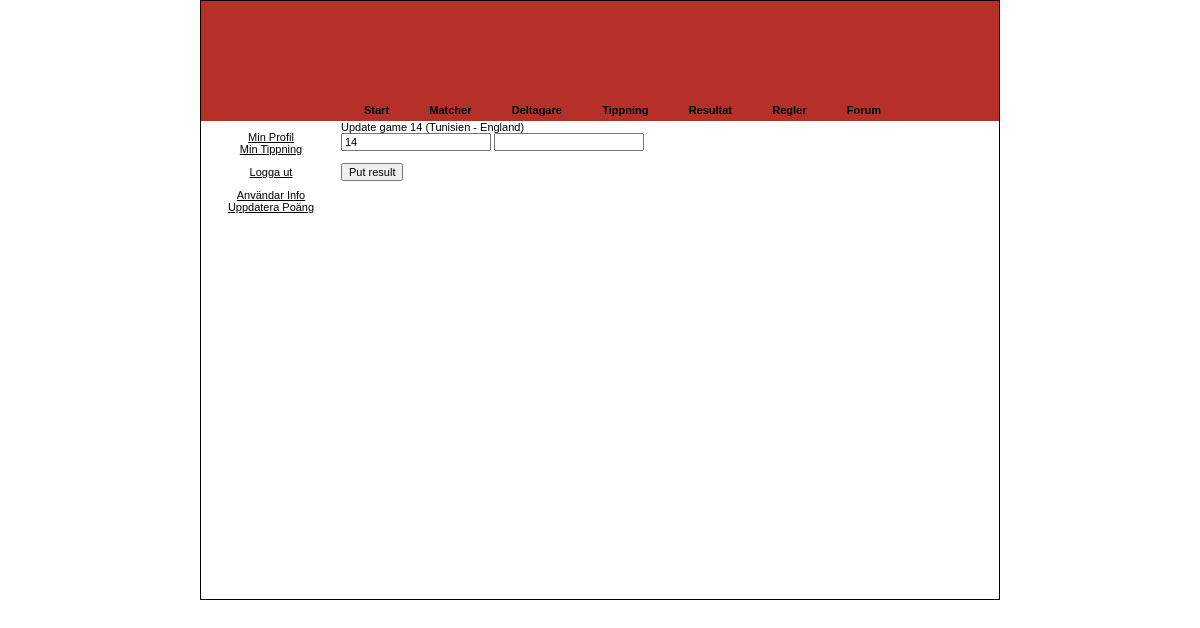
Page /index.php?sida=putresult&gameId=14 (signed in) on the earlier database version.
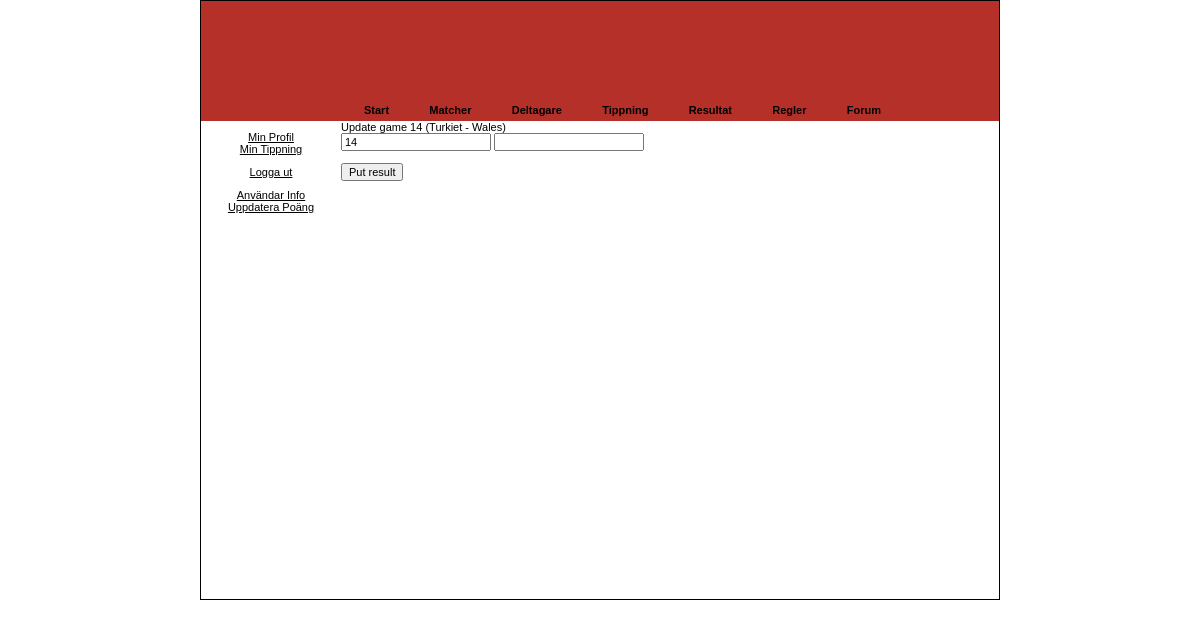
Same page on the later database version.
### tables this page shows
CREATE TABLE IF NOT EXISTS `lag` (

  `id` int(11) NOT NULL,

  `lag` varchar(5) DEFAULT NULL,

  `countryName_sv` varchar(45) DEFAULT NULL,

  `countryName_en` varchar(45) DEFAULT NULL,

  `countryShort` varchar(45) DEFAULT NULL,

  `flagImage` varchar(45) DEFAULT NULL,

  PRIMARY KEY (`id`)

);

### utils.php (called while the page is built)
<?php
function activeSession() {
	return (isset($_SESSION['permission']) && $_SESSION['permission'] != 0);
}
?>

### config.php (called while the page is built, shortened)
<?php
$dbname = "ola1_setippning";
$firstGameDate = '2021-06-11';
$cupStarted = date('Y-m-d') >= $firstGameDate;
?>

### sidor/putresult.php (the view, shortened to what this page needs)
<?php
if($_SESSION['admin']) {
	if (!isset($_POST['putresult'])) {
?>
		<form action="index.jsp?sida=putresult" method="POST">
<?php
		$gameId = $_GET['gameId'];
		$game = mysqli_query($opendb,"SELECT * FROM matcher WHERE ID = ".$gameId.";") or die(mysqli_error($opendb));
		$game = mysqli_fetch_array($game);
		$home = mysqli_query($opendb,"SELECT * FROM $dbname.lag WHERE $dbname.lag.lag = '".$game['hemma']."';") or die(mysqli_error($opendb));
		$home = mysqli_fetch_array($home);
		$gone = mysqli_query($opendb, "SELECT * FROM $dbname.lag WHERE $dbname.lag.lag = '".$game['borta']."';") or die(mysqli_error($opendb));
		$gone = mysqli_fetch_array($gone);
?>
		Update game <?=$gameId?> (<?=$home['countryName_sv'] ?> - <?=$gone['countryName_sv']?>)<br>
			<input type="text" name="gameId" value="<?=$gameId?>" />
			<input type="text" name="result"></input>
			<br>
			<br>
			<input type="submit" value="Put result" />
		</form>
<?php
	} else if (isset($_POST['gameId']) && isset($_POST['result'])){
		$gameId = $_POST['gameId'];
		$result = $_POST['result'];
		mysqli_query($opendb, "UPDATE tippning SET m".$gameId."='". strtoupper($result) ."' WHERE id = -1;") or die(mysqli_error($opendb));
		if ($gameId > $grundspel_max) {
			$newHome = $_POST['home'];
			$newGone = $_POST['gone'];
			mysqli_query($opendb, "UPDATE tippning SET m".$gameId."a='".$newHome."', m".$gameId."b='".$newGone."' WHERE id = -1;") or die(mysqli_error($opendb));
			mysqli_query($opendb, "UPDATE matcher SET hemma='".$newHome."', borta='".$newGone."' WHERE id = ".$gameId.";") or die(mysqli_error($opendb));
		}
?>
		Game <?=$gameId?> updated successfully!
		Result: <?=$result?><br>
<?php
		if ($gameId > $grundspel_max) {
?>
			Home: <?=$newHome?><br>
			Gone: <?=$newGone?><br>
<?php
		}
?>
		<br>
		<br>
		<a href="index.php?sida=update">Update points!</a> | <a href="index.jsp">Go home</a>
<?php
	}
} else {
	echo 'Permission denied!';
}
?>

### index.php (shortened to what this page needs)
<?php
	$page = (isset($_GET['sida']) ? $_GET['sida'] : 'startsida');
	include "config.php";
	include "utils.php";
?>
<html>
	<head>
		<link href="css/styles.css" rel="stylesheet" type="text/css" />
	</head>
	<body>
		<?php
		if(activeSession()) {
			$menu[0]['token'] 	= 'startsida';
			$menu[0]['text']	= 'Start';
			$menu[0]['access']	= true;
			$menu[1]['token'] 	= 'matcher';
			$menu[1]['text']	= 'Matcher';
			$menu[1]['access']	= true;
			$menu[2]['token'] 	= 'deltagare';
			$menu[2]['text']	= 'Deltagare';
			$menu[2]['access']	= true;
			$menu[3]['token'] 	= 'tippning';
			$menu[3]['text']	= 'Tippning';
			$menu[3]['access']	= !$cupStarted || $_SESSION['admin'];
			$menu[4]['token'] 	= 'resultat';
			$menu[4]['text']	= 'Resultat';
			$menu[4]['access']	= $cupStarted || $_SESSION['admin'];
			$menu[5]['token'] 	= 'regler';
			$menu[5]['text']	= 'Regler';
			$menu[5]['access']	= true;
			if ($useforum) {
				$menu[6]['token'] 	= 'forum';
				$menu[6]['text']	= 'Forum';
				$menu[6]['access']	= true;
			}
		?>
		<center>
			<table id="mainContainer" border="0" cellspacing="0" cellpadding="0">
				<tr valign="bottom">
					<td id="topContainer" colspan="2" border="0" cellspacing="0" cellpadding="0" align="left">
						<div id="topInnerContainer">
							<div id="logo"></div>
							<div id="topBanner"></div>
							<div id="menu">
								<ul>
									<?php
									for ($i = 0; $i < sizeof($menu); $i++) {
										if ($menu[$i]['access'] == true) { ?>
			    						<li>
			    							<a href="index.php?sida=<?= $menu[$i]['token'] ?>" <?= $page == $menu[$i]['token'] ? 'id="current"' : "" ?>><?= $menu[$i]['text'] ?></a>
			    						</li>
		    						<?php
										}
									} ?>
								</ul>
							</div>
						</div>
					</td>
				</tr>
				<tr>
					<td id="westContainer" border="1" valign="top" align="left">
						<div class="westPanel">
							<p>
								<a href="index.php?sida=profil">Min Profil</a><br>
								<?php if (!$cupStarted) { ?>
									<a href="index.php?sida=tippning">Min Tippning</a>
								<?php } else { ?>
									<a href="index.php?sida=visadeltagare&id=<?= $_SESSION['userID'] ?>">Min Tippning</a>
								<?php } ?>
							</p>
							<a href="index.php?command=logout">Logga ut</a>
							<?php if ($_SESSION['admin']) { ?>
								<p>
									<a href="index.php?sida=usertip">Anv&aumlndar Info<br/></a>
									<a href="index.php?sida=update">Uppdatera Po&aumlng<br/></a>
								</p>
							<?php } ?>
						</div>
					</td>
					<td id="bodyContainer" valign="top">
						<form method="POST" name="verify" enctype="multipart/form-data" id="666" onSubmit="return formCheck(this);">
							<?php include('./sidor/'.$page.'.php');?>
						</form>
					</td>
				</tr>
			</table>
		</center>
		<?php } ?>
	</body>
</html>

### css/styles.css (style rules this page uses)
html { overflow: scroll; }
body { padding: 0; margin: 0; }
body, tr, td, div, span, a, pre, input, select, textarea { font-family: Arial, sans-serif; font-size: 11px; }
a { color: #000000; text-decoration: underline; }
#mainContainer { width: 800px; height: 600px; border: 1px solid black; }
#topContainer { height: 120px; background-color: #b6302a; }
#topContainer #topInnerContainer { width: 100%; height: 100%; position: relative; }
#topContainer #topInnerContainer #logo { position: absolute; top: 5; left: 5; width: 100px; height: 104px; background: transparent url('http://img.fifa.com/imgml/worldcup/head/wc2010logo.png') no-repeat; }
#topContainer #topInnerContainer #topBanner { position: absolute; right: 10px; top: 20px; width: 653px; height: 58px; background: transparent url('http://img.fifa.com/img/worldcup/head/wc2010_big_title.png') no-repeat; }
#topContainer #menu { position: absolute; left: 140px; bottom: 0; }
#topContainer #menu ul { padding: 0.5em 0.5em; margin: 0; }
#topContainer #menu ul li { margin-right: 0.2em; display: inline; list-style: none; }
#topContainer #menu a { text-decoration: none; padding: 0.5em 1.5em; font-weight: bold; border: 1px solid transparent; border-width: 1px 1px 0px 1px; }
#westContainer { width: 140px; text-align: center; background-color: #ffffff; }
#westContainer .westPanel { margin: 10px; }

Differences in the rows shown:
removed lag: countryName_sv "Tunisien"
removed lag: countryName_sv "England"
now on this page (row edited): lag: countryName_sv "Turkiet"
now on this page (row edited): lag: countryName_sv "Wales"
